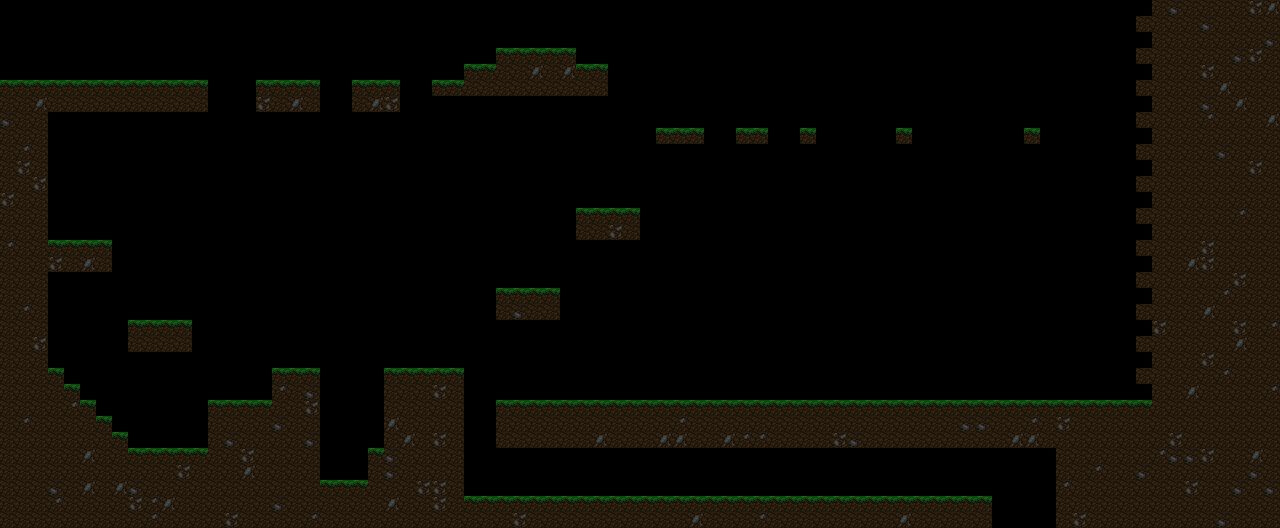

This game map was drawn from its Tiled (.tmx) file and the tilesets committed beside it. A one-line description and the full map source follow:
An orthogonal 80x33 tile map with 16x16 px tiles, 1 tile layer (ground), 2 tilesets.

<map version="1.0" orientation="orthogonal" renderorder="right-down" width="80" height="33" tilewidth="16" tileheight="16" nextobjectid="1">
 <tileset firstgid="1" name="Grassy_tileset" tilewidth="16" tileheight="16" tilecount="8" columns="8">
  <image source="grassy_tileset.png" trans="ff00ff" width="128" height="16" />
  <terraintypes>
   <terrain name="" tile="-1" />
  </terraintypes>
  <tile id="1" probability="0.25" />
 </tileset>
 <tileset firstgid="9" name="Grassy_Tileset" tilewidth="16" tileheight="16" tilecount="8" columns="8">
  <image source="grassy_tileset.png" trans="ff00ff" width="128" height="16" />
  <tile id="2" probability="0.05" />
  <tile id="3" probability="0.05" />
  <tile id="4" probability="0.05" />
  <tile id="5" probability="0.05" />
 </tileset>
 <layer name="ground" width="80" height="33">
  <data encoding="csv">
0,0,0,0,0,0,0,0,0,0,0,0,0,0,0,0,0,0,0,0,0,0,0,0,0,0,0,0,0,0,0,0,0,0,0,0,0,0,0,0,0,0,0,0,0,0,0,0,0,0,0,0,0,0,0,0,0,0,0,0,0,0,0,0,0,0,0,0,0,0,0,0,10,13,10,10,10,10,12,11,
0,0,0,0,0,0,0,0,0,0,0,0,0,0,0,0,0,0,0,0,0,0,0,0,0,0,0,0,0,0,0,0,0,0,0,0,0,0,0,0,0,0,0,0,0,0,0,0,0,0,0,0,0,0,0,0,0,0,0,0,0,0,0,0,0,0,0,0,0,0,0,2,10,10,10,13,10,10,10,10,
0,0,0,0,0,0,0,0,0,0,0,0,0,0,0,0,0,0,0,0,0,0,0,0,0,0,0,0,0,0,0,0,0,0,0,0,0,0,0,0,0,0,0,0,0,0,0,0,0,0,0,0,0,0,0,0,0,0,0,0,0,0,0,0,0,0,0,0,0,0,0,0,10,10,10,10,10,10,10,13,
0,0,0,0,0,0,0,0,0,0,0,0,0,0,0,0,0,0,0,0,0,0,0,0,0,0,0,0,0,0,0,9,9,9,9,9,0,0,0,0,0,0,0,0,0,0,0,0,0,0,0,0,0,0,0,0,0,0,0,0,0,0,0,0,0,0,0,0,0,0,0,2,10,10,10,10,10,13,12,10,
0,0,0,0,0,0,0,0,0,0,0,0,0,0,0,0,0,0,0,0,0,0,0,0,0,0,0,0,0,9,9,10,10,11,10,11,9,9,0,0,0,0,0,0,0,0,0,0,0,0,0,0,0,0,0,0,0,0,0,0,0,0,0,0,0,0,0,0,0,0,0,0,10,10,10,12,10,10,10,10,
9,9,9,9,9,9,9,9,9,9,9,9,9,0,0,0,9,9,9,9,0,0,9,9,9,0,0,9,9,10,10,10,10,10,10,10,10,10,0,0,0,0,0,0,0,0,0,0,0,0,0,0,0,0,0,0,0,0,0,0,0,0,0,0,0,0,0,0,0,0,0,2,10,10,10,10,11,10,10,10,
10,10,11,10,10,10,10,10,10,10,10,10,10,0,0,0,12,10,11,10,0,0,10,11,12,0,0,0,0,0,0,0,0,0,0,0,0,0,0,0,0,0,0,0,0,0,0,0,0,0,0,0,0,0,0,0,0,0,0,0,0,0,0,0,0,0,0,0,0,0,0,0,10,10,10,13,10,11,10,10,
13,10,10,0,0,0,0,0,0,0,0,0,0,0,0,0,0,0,0,0,0,0,0,0,0,0,0,0,0,0,0,0,0,0,0,0,0,0,0,0,0,0,0,0,0,0,0,0,0,0,0,0,0,0,0,0,0,0,0,0,0,0,0,0,0,0,0,0,0,0,0,2,10,10,10,14,10,10,10,11,
10,10,10,0,0,0,0,0,0,0,0,0,0,0,0,0,0,0,0,0,0,0,0,0,0,0,0,0,0,0,0,0,0,0,0,0,0,0,0,0,0,9,9,9,0,0,9,9,0,0,9,0,0,0,0,0,9,0,0,0,0,0,0,0,9,0,0,0,0,0,0,0,10,10,10,10,10,10,10,10,
10,14,10,0,0,0,0,0,0,0,0,0,0,0,0,0,0,0,0,0,0,0,0,0,0,0,0,0,0,0,0,0,0,0,0,0,0,0,0,0,0,0,0,0,0,0,0,0,0,0,0,0,0,0,0,0,0,0,0,0,0,0,0,0,0,0,0,0,0,0,0,2,10,10,10,10,13,10,10,10,
10,12,10,0,0,0,0,0,0,0,0,0,0,0,0,0,0,0,0,0,0,0,0,0,0,0,0,0,0,0,0,0,0,0,0,0,0,0,0,0,0,0,0,0,0,0,0,0,0,0,0,0,0,0,0,0,0,0,0,0,0,0,0,0,0,0,0,0,0,0,0,0,10,10,10,10,10,10,12,10,
10,10,12,0,0,0,0,0,0,0,0,0,0,0,0,0,0,0,0,0,0,0,0,0,0,0,0,0,0,0,0,0,0,0,0,0,0,0,0,0,0,0,0,0,0,0,0,0,0,0,0,0,0,0,0,0,0,0,0,0,0,0,0,0,0,0,0,0,0,0,0,2,10,10,10,10,10,10,10,10,
12,10,10,0,0,0,0,0,0,0,0,0,0,0,0,0,0,0,0,0,0,0,0,0,0,0,0,0,0,0,0,0,0,0,0,0,0,0,0,0,0,0,0,0,0,0,0,0,0,0,0,0,0,0,0,0,0,0,0,0,0,0,0,0,0,0,0,0,0,0,0,0,10,10,10,10,10,10,10,10,
10,10,10,0,0,0,0,0,0,0,0,0,0,0,0,0,0,0,0,0,0,0,0,0,0,0,0,0,0,0,0,0,0,0,0,0,9,9,9,9,0,0,0,0,0,0,0,0,0,0,0,0,0,0,0,0,0,0,0,0,0,0,0,0,0,0,0,0,0,0,0,2,10,10,10,10,10,14,10,10,
10,10,10,0,0,0,0,0,0,0,0,0,0,0,0,0,0,0,0,0,0,0,0,0,0,0,0,0,0,0,0,0,0,0,0,0,10,10,12,10,0,0,0,0,0,0,0,0,0,0,0,0,0,0,0,0,0,0,0,0,0,0,0,0,0,0,0,0,0,0,0,0,10,10,10,10,10,10,10,10,
14,10,10,9,9,9,9,0,0,0,0,0,0,0,0,0,0,0,0,0,0,0,0,0,0,0,0,0,0,0,0,0,0,0,0,0,0,0,0,0,0,0,0,0,0,0,0,0,0,0,0,0,0,0,0,0,0,0,0,0,0,0,0,0,0,0,0,0,0,0,0,2,10,10,10,12,10,10,10,10,
10,10,10,12,10,11,10,0,0,0,0,0,0,0,0,0,0,0,0,0,0,0,0,0,0,0,0,0,0,0,0,0,0,0,0,0,0,0,0,0,0,0,0,0,0,0,0,0,0,0,0,0,0,0,0,0,0,0,0,0,0,0,0,0,0,0,0,0,0,0,0,0,10,10,11,12,10,10,10,10,
10,10,10,0,0,0,0,0,0,0,0,0,0,0,0,0,0,0,0,0,0,0,0,0,0,0,0,0,0,0,0,0,0,0,0,0,0,0,0,0,0,0,0,0,0,0,0,0,0,0,0,0,0,0,0,0,0,0,0,0,0,0,0,0,0,0,0,0,0,0,0,2,10,10,10,10,10,12,10,10,
10,10,10,0,0,0,0,0,0,0,0,0,0,0,0,0,0,0,0,0,0,0,0,0,0,0,0,0,0,0,0,9,9,9,9,0,0,0,0,0,0,0,0,0,0,0,0,0,0,0,0,0,0,0,0,0,0,0,0,0,0,0,0,0,0,0,0,0,0,0,0,0,10,10,10,10,14,10,10,10,
10,14,10,0,0,0,0,0,0,0,0,0,0,0,0,0,0,0,0,0,0,0,0,0,0,0,0,0,0,0,0,10,13,10,10,0,0,0,0,0,0,0,0,0,0,0,0,0,0,0,0,0,0,0,0,0,0,0,0,0,0,0,0,0,0,0,0,0,0,0,0,2,10,10,10,11,10,10,10,10,
10,10,10,0,0,0,0,0,9,9,9,9,0,0,0,0,0,0,0,0,0,0,0,0,0,0,0,0,0,0,0,0,0,0,0,0,0,0,0,0,0,0,0,0,0,0,0,0,0,0,0,0,0,0,0,0,0,0,0,0,0,0,0,0,0,0,0,0,0,0,0,0,12,10,10,10,10,12,10,14,
10,10,12,0,0,0,0,0,10,10,10,10,0,0,0,0,0,0,0,0,0,0,0,0,0,0,0,0,0,0,0,0,0,0,0,0,0,0,0,0,0,0,0,0,0,0,0,0,0,0,0,0,0,0,0,0,0,0,0,0,0,0,0,0,0,0,0,0,0,0,0,2,10,10,10,10,10,11,10,10,
10,10,10,0,0,0,0,0,0,0,0,0,0,0,0,0,0,0,0,0,0,0,0,0,0,0,0,0,0,0,0,0,0,0,0,0,0,0,0,0,0,0,0,0,0,0,0,0,0,0,0,0,0,0,0,0,0,0,0,0,0,0,0,0,0,0,0,0,0,0,0,0,10,10,10,12,10,10,10,10,
10,10,10,9,0,0,0,0,0,0,0,0,0,0,0,0,0,9,9,9,0,0,0,0,9,9,9,9,9,0,0,0,0,0,0,0,0,0,0,0,0,0,0,0,0,0,0,0,0,0,0,0,0,0,0,0,0,0,0,0,0,0,0,0,0,0,0,0,0,0,0,2,10,10,10,10,14,10,10,10,
10,10,10,10,9,0,0,0,0,0,0,0,0,0,0,0,0,14,10,13,0,0,0,0,10,10,10,12,10,0,0,0,0,0,0,0,0,0,0,0,0,0,0,0,0,0,0,0,0,0,0,0,0,0,0,0,0,0,0,0,0,0,0,0,0,0,0,0,0,0,0,0,10,10,11,10,10,10,10,14,
10,10,10,10,14,9,0,0,0,0,0,0,0,9,9,9,9,10,10,12,0,0,0,0,10,10,10,10,10,0,0,9,9,9,9,9,9,9,9,9,9,9,9,9,9,9,9,9,9,9,9,9,9,9,9,9,9,9,9,9,9,9,9,9,9,9,9,9,9,9,9,9,10,10,10,10,10,10,10,10,
10,14,10,10,10,10,9,0,0,0,0,0,0,10,10,10,10,13,10,10,0,0,0,0,11,10,10,10,10,0,0,10,10,10,10,10,10,10,10,10,10,10,14,10,10,10,10,10,10,10,10,10,10,10,10,10,10,10,10,10,13,13,10,10,14,10,12,10,10,10,10,10,10,10,10,10,10,10,10,10,
10,10,10,10,10,10,10,9,0,0,0,0,0,10,13,10,10,10,10,13,0,0,0,0,10,11,10,12,10,0,0,10,10,10,10,10,10,11,10,10,10,11,11,10,10,11,14,14,10,10,10,10,12,13,10,10,10,10,10,10,10,10,10,11,11,10,10,10,10,10,10,10,10,12,10,10,10,10,10,10,
10,10,10,10,10,11,10,10,9,9,9,9,9,10,10,12,10,10,10,10,0,0,0,9,13,10,10,10,10,0,0,0,0,0,0,0,0,0,0,0,0,0,0,0,0,0,0,0,0,0,0,0,0,0,0,0,0,0,0,0,0,0,0,0,0,0,10,10,10,10,10,10,14,13,13,12,10,10,11,10,
10,10,10,10,10,10,10,10,10,10,10,12,10,10,10,11,10,10,10,10,0,0,0,10,13,10,10,10,10,0,0,0,0,0,0,0,0,0,0,0,0,0,0,0,0,0,0,0,0,0,0,0,0,0,0,0,0,0,0,0,0,0,0,0,0,0,10,10,14,10,10,13,10,10,10,10,10,10,13,10,
10,10,10,13,10,11,10,11,13,10,10,10,10,10,10,10,10,10,10,10,9,9,9,10,10,10,12,12,10,0,0,0,0,0,0,0,0,0,0,0,0,0,0,0,0,0,0,0,0,0,0,0,0,0,0,0,0,0,0,0,0,0,0,0,0,0,14,10,10,10,10,10,10,10,12,10,10,13,10,13,
10,10,10,14,10,10,10,10,12,14,11,10,10,10,10,10,10,13,10,10,10,10,10,10,11,10,10,12,10,9,9,9,9,9,9,9,9,9,9,9,9,9,9,9,9,9,9,9,9,9,9,9,9,9,9,9,9,9,9,9,9,9,0,0,0,0,10,10,10,10,10,10,10,10,10,10,10,10,10,10,
10,10,10,10,10,10,10,10,10,14,10,10,10,10,12,10,10,10,10,14,10,10,10,10,10,10,10,10,10,10,10,10,12,10,10,10,10,10,10,10,10,10,10,11,10,10,10,14,10,10,10,10,10,10,10,10,11,10,10,10,10,10,0,0,0,0,10,12,10,10,10,10,10,10,10,10,13,10,10,10
</data>
 </layer>
</map>
